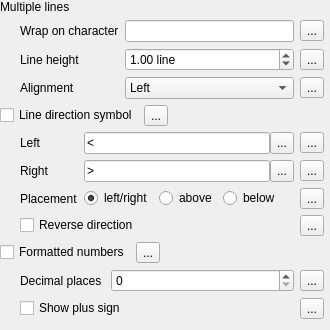
                    <widget class="QWidget" name="scrollAreaWidgetContents_6">
                     <property name="geometry">
                      <rect>
                       <x>0</x>
                       <y>0</y>
                       <width>330</width>
                       <height>311</height>
                      </rect>
                     </property>
                     <layout class="QVBoxLayout" name="verticalLayout_14">
                      <property name="leftMargin">
                       <number>0</number>
                      </property>
                      <property name="topMargin">
                       <number>0</number>
                      </property>
                      <property name="rightMargin">
                       <number>6</number>
                      </property>
                      <item>
                       <layout class="QGridLayout" name="gridLayout_35">
                        <property name="verticalSpacing">
                         <number>6</number>
                        </property>
                        <item row="0" column="0">
                         <widget class="QLabel" name="label_24">
                          <property name="text">
                           <string>Multiple lines</string>
                          </property>
                         </widget>
                        </item>
                        <item row="1" column="0">
                         <widget class="QFrame" name="mMultiLinesFrame">
                          <property name="frameShape">
                           <enum>QFrame::NoFrame</enum>
                          </property>
                          <property name="frameShadow">
                           <enum>QFrame::Raised</enum>
                          </property>
                          <layout class="QGridLayout" name="gridLayout_28">
                           <property name="leftMargin">
                            <number>20</number>
                           </property>
                           <property name="topMargin">
                            <number>0</number>
                           </property>
                           <property name="rightMargin">
                            <number>0</number>
                           </property>
                           <property name="bottomMargin">
                            <number>0</number>
                           </property>
                           <item row="0" column="2">
                            <widget class="QgsDataDefinedButton" name="mWrapCharDDBtn">
                             <property name="text">
                              <string>...</string>
                             </property>
                            </widget>
                           </item>
                           <item row="0" column="1">
                            <widget class="QLineEdit" name="wrapCharacterEdit">
                             <property name="minimumSize">
                              <size>
                               <width>0</width>
                               <height>0</height>
                              </size>
                             </property>
                            </widget>
                           </item>
                           <item row="1" column="2">
                            <widget class="QgsDataDefinedButton" name="mFontLineHeightDDBtn">
                             <property name="text">
                              <string>...</string>
                             </property>
                            </widget>
                           </item>
                           <item row="0" column="0">
                            <widget class="QLabel" name="label_2">
                             <property name="sizePolicy">
                              <sizepolicy hsizetype="Maximum" vsizetype="Preferred">
                               <horstretch>0</horstretch>
                               <verstretch>0</verstretch>
                              </sizepolicy>
                             </property>
                             <property name="text">
                              <string>Wrap on character</string>
                             </property>
                            </widget>
                           </item>
                           <item row="1" column="0">
                            <widget class="QLabel" name="mFontLineHeightLabel">
                             <property name="sizePolicy">
                              <sizepolicy hsizetype="Maximum" vsizetype="Preferred">
                               <horstretch>0</horstretch>
                               <verstretch>0</verstretch>
                              </sizepolicy>
                             </property>
                             <property name="text">
                              <string>Line height</string>
                             </property>
                            </widget>
                           </item>
                           <item row="1" column="1">
                            <widget class="QgsDoubleSpinBox" name="mFontLineHeightSpinBox">
                             <property name="enabled">
                              <bool>true</bool>
                             </property>
                             <property name="minimumSize">
                              <size>
                               <width>0</width>
                               <height>0</height>
                              </size>
                             </property>
                             <property name="toolTip">
                              <string>Line height spacing for multi-line text</string>
                             </property>
                             <property name="suffix">
                              <string> line</string>
                             </property>
                             <property name="minimum">
                              <double>0.000000000000000</double>
                             </property>
                             <property name="maximum">
                              <double>10.000000000000000</double>
                             </property>
                             <property name="singleStep">
                              <double>0.100000000000000</double>
                             </property>
                             <property name="value">
                              <double>1.000000000000000</double>
                             </property>
                            </widget>
                           </item>
                           <item row="2" column="0">
                            <widget class="QLabel" name="mFontMultiLineLabel">
                             <property name="sizePolicy">
                              <sizepolicy hsizetype="Maximum" vsizetype="Preferred">
                               <horstretch>0</horstretch>
                               <verstretch>0</verstretch>
                              </sizepolicy>
                             </property>
                             <property name="text">
                              <string>Alignment</string>
                             </property>
                            </widget>
                           </item>
                           <item row="2" column="1">
                            <widget class="QComboBox" name="mFontMultiLineAlignComboBox">
                             <property name="enabled">
                              <bool>true</bool>
                             </property>
                             <property name="toolTip">
                              <string>Paragraph style alignment of multi-line text</string>
                             </property>
                             <property name="layoutDirection">
                              <enum>Qt::LeftToRight</enum>
                             </property>
                             <item>
                              <property name="text">
                               <string>Left</string>
                              </property>
                             </item>
                             <item>
                              <property name="text">
                               <string>Center</string>
                              </property>
                             </item>
                             <item>
                              <property name="text">
                               <string>Right</string>
                              </property>
                             </item>
                            </widget>
                           </item>
                           <item row="2" column="2">
                            <widget class="QgsDataDefinedButton" name="mFontMultiLineAlignDDBtn">
                             <property name="text">
                              <string>...</string>
                             </property>
                            </widget>
                           </item>
                          </layout>
                         </widget>
                        </item>
                       </layout>
                      </item>
                      <item>
                       <widget class="QFrame" name="mDirectSymbolsFrame">
                        <layout class="QGridLayout" name="gridLayout_33">
                         <property name="leftMargin">
                          <number>0</number>
                         </property>
                         <property name="topMargin">
                          <number>0</number>
                         </property>
                         <property name="rightMargin">
                          <number>0</number>
                         </property>
                         <property name="bottomMargin">
                          <number>0</number>
                         </property>
                         <property name="verticalSpacing">
                          <number>6</number>
                         </property>
                         <item row="0" column="2">
                          <spacer name="horizontalSpacer_9">
                           <property name="orientation">
                            <enum>Qt::Horizontal</enum>
                           </property>
                           <property name="sizeHint" stdset="0">
                            <size>
                             <width>0</width>
                             <height>20</height>
                            </size>
                           </property>
                          </spacer>
                         </item>
                         <item row="0" column="1">
                          <widget class="QgsDataDefinedButton" name="mDirectSymbDDBtn">
                           <property name="text">
                            <string>...</string>
                           </property>
                          </widget>
                         </item>
                         <item row="0" column="0">
                          <widget class="QCheckBox" name="mDirectSymbChkBx">
                           <property name="sizePolicy">
                            <sizepolicy hsizetype="Maximum" vsizetype="Fixed">
                             <horstretch>0</horstretch>
                             <verstretch>0</verstretch>
                            </sizepolicy>
                           </property>
                           <property name="text">
                            <string>Line direction symbol</string>
                           </property>
                          </widget>
                         </item>
                         <item row="1" column="0" colspan="3">
                          <widget class="QFrame" name="mDirectSymbFrame">
                           <property name="frameShape">
                            <enum>QFrame::NoFrame</enum>
                           </property>
                           <property name="frameShadow">
                            <enum>QFrame::Raised</enum>
                           </property>
                           <layout class="QGridLayout" name="gridLayout_30">
                            <property name="leftMargin">
                             <number>20</number>
                            </property>
                            <property name="topMargin">
                             <number>0</number>
                            </property>
                            <property name="rightMargin">
                             <number>0</number>
                            </property>
                            <property name="bottomMargin">
                             <number>0</number>
                            </property>
                            <item row="1" column="1">
                             <widget class="QFrame" name="mDirectSymbRightFrame">
                              <layout class="QHBoxLayout" name="horizontalLayout_6">
                               <property name="spacing">
                                <number>0</number>
                               </property>
                               <property name="leftMargin">
                                <number>0</number>
                               </property>
                               <property name="topMargin">
                                <number>0</number>
                               </property>
                               <property name="rightMargin">
                                <number>0</number>
                               </property>
                               <property name="bottomMargin">
                                <number>0</number>
                               </property>
                               <item>
                                <widget class="QLineEdit" name="mDirectSymbRightLineEdit">
                                 <property name="sizePolicy">
                                  <sizepolicy hsizetype="Preferred" vsizetype="Fixed">
                                   <horstretch>0</horstretch>
                                   <verstretch>0</verstretch>
                                  </sizepolicy>
                                 </property>
                                 <property name="text">
                                  <string>&gt;</string>
                                 </property>
                                 <property name="alignment">
                                  <set>Qt::AlignLeading|Qt::AlignLeft|Qt::AlignVCenter</set>
                                 </property>
                                </widget>
                               </item>
                               <item>
                                <widget class="QToolButton" name="mDirectSymbRightToolBtn">
                                 <property name="maximumSize">
                                  <size>
                                   <width>16777215</width>
                                   <height>22</height>
                                  </size>
                                 </property>
                                 <property name="text">
                                  <string>...</string>
                                 </property>
                                </widget>
                               </item>
                              </layout>
                             </widget>
                            </item>
                            <item row="2" column="2">
                             <widget class="QgsDataDefinedButton" name="mDirectSymbPlacementDDBtn">
                              <property name="text">
                               <string>...</string>
                              </property>
                             </widget>
                            </item>
                            <item row="0" column="2">
                             <widget class="QgsDataDefinedButton" name="mDirectSymbLeftDDBtn">
                              <property name="text">
                               <string>...</string>
                              </property>
                             </widget>
                            </item>
                            <item row="0" column="0">
                             <widget class="QLabel" name="mDirectSymbLeftLabel">
                              <property name="sizePolicy">
                               <sizepolicy hsizetype="Maximum" vsizetype="Preferred">
                                <horstretch>0</horstretch>
                                <verstretch>0</verstretch>
                               </sizepolicy>
                              </property>
                              <property name="text">
                               <string>Left</string>
                              </property>
                             </widget>
                            </item>
                            <item row="1" column="0">
                             <widget class="QLabel" name="mDirectSymbRightLabel">
                              <property name="text">
                               <string>Right</string>
                              </property>
                             </widget>
                            </item>
                            <item row="2" column="0">
                             <widget class="QLabel" name="mDirectSymbPlacementLabel">
                              <property name="sizePolicy">
                               <sizepolicy hsizetype="Maximum" vsizetype="Preferred">
                                <horstretch>0</horstretch>
                                <verstretch>0</verstretch>
                               </sizepolicy>
                              </property>
                              <property name="text">
                               <string>Placement</string>
                              </property>
                             </widget>
                            </item>
                            <item row="3" column="0" colspan="2">
                             <widget class="QCheckBox" name="mDirectSymbRevChkBx">
                              <property name="text">
                               <string>Reverse direction</string>
                              </property>
                             </widget>
                            </item>
                            <item row="1" column="2">
                             <widget class="QgsDataDefinedButton" name="mDirectSymbRightDDBtn">
                              <property name="text">
                               <string>...</string>
                              </property>
                             </widget>
                            </item>
                            <item row="0" column="1">
                             <widget class="QFrame" name="mDirectSymbLeftFrame">
                              <layout class="QHBoxLayout" name="horizontalLayout_21">
                               <property name="spacing">
                                <number>0</number>
                               </property>
                               <property name="leftMargin">
                                <number>0</number>
                               </property>
                               <property name="topMargin">
                                <number>0</number>
                               </property>
                               <property name="rightMargin">
                                <number>0</number>
                               </property>
                               <property name="bottomMargin">
                                <number>0</number>
                               </property>
                               <item>
                                <widget class="QLineEdit" name="mDirectSymbLeftLineEdit">
                                 <property name="sizePolicy">
                                  <sizepolicy hsizetype="Preferred" vsizetype="Fixed">
                                   <horstretch>0</horstretch>
                                   <verstretch>0</verstretch>
                                  </sizepolicy>
                                 </property>
                                 <property name="text">
                                  <string>&lt;</string>
                                 </property>
                                 <property name="alignment">
                                  <set>Qt::AlignLeading|Qt::AlignLeft|Qt::AlignVCenter</set>
                                 </property>
                                </widget>
                               </item>
                               <item>
                                <widget class="QToolButton" name="mDirectSymbLeftToolBtn">
                                 <property name="maximumSize">
                                  <size>
                                   <width>16777215</width>
                                   <height>22</height>
                                  </size>
                                 </property>
                                 <property name="text">
                                  <string>...</string>
                                 </property>
                                </widget>
                               </item>
                              </layout>
                             </widget>
                            </item>
                            <item row="3" column="2">
                             <widget class="QgsDataDefinedButton" name="mDirectSymbRevDDBtn">
                              <property name="text">
                               <string>...</string>
                              </property>
                             </widget>
                            </item>
                            <item row="2" column="1">
                             <widget class="QFrame" name="mDirectSymbPlacementFrame">
                              <layout class="QHBoxLayout" name="horizontalLayout_17">
                               <property name="leftMargin">
                                <number>0</number>
                               </property>
                               <property name="topMargin">
                                <number>0</number>
                               </property>
                               <property name="rightMargin">
                                <number>0</number>
                               </property>
                               <property name="bottomMargin">
                                <number>0</number>
                               </property>
                               <item>
                                <widget class="QRadioButton" name="mDirectSymbRadioBtnLR">
                                 <property name="sizePolicy">
                                  <sizepolicy hsizetype="Maximum" vsizetype="Fixed">
                                   <horstretch>0</horstretch>
                                   <verstretch>0</verstretch>
                                  </sizepolicy>
                                 </property>
                                 <property name="text">
                                  <string>left/right</string>
                                 </property>
                                 <property name="checked">
                                  <bool>true</bool>
                                 </property>
                                </widget>
                               </item>
                               <item>
                                <widget class="QRadioButton" name="mDirectSymbRadioBtnAbove">
                                 <property name="sizePolicy">
                                  <sizepolicy hsizetype="Maximum" vsizetype="Fixed">
                                   <horstretch>0</horstretch>
                                   <verstretch>0</verstretch>
                                  </sizepolicy>
                                 </property>
                                 <property name="text">
                                  <string>above</string>
                                 </property>
                                </widget>
                               </item>
                               <item>
                                <widget class="QRadioButton" name="mDirectSymbRadioBtnBelow">
                                 <property name="text">
                                  <string>below</string>
                                 </property>
                                </widget>
                               </item>
                              </layout>
                             </widget>
                            </item>
                           </layout>
                          </widget>
                         </item>
                        </layout>
                       </widget>
                      </item>
                      <item>
                       <layout class="QGridLayout" name="gridLayout_34">
                        <property name="verticalSpacing">
                         <number>6</number>
                        </property>
                        <item row="0" column="2">
                         <spacer name="horizontalSpacer_8">
                          <property name="orientation">
                           <enum>Qt::Horizontal</enum>
                          </property>
                          <property name="sizeHint" stdset="0">
                           <size>
                            <width>0</width>
                            <height>20</height>
                           </size>
                          </property>
                         </spacer>
                        </item>
                        <item row="0" column="0">
                         <widget class="QCheckBox" name="mFormatNumChkBx">
                          <property name="sizePolicy">
                           <sizepolicy hsizetype="Maximum" vsizetype="Fixed">
                            <horstretch>0</horstretch>
                            <verstretch>0</verstretch>
                           </sizepolicy>
                          </property>
                          <property name="text">
                           <string>Formatted numbers</string>
                          </property>
                         </widget>
                        </item>
                        <item row="0" column="1">
                         <widget class="QgsDataDefinedButton" name="mFormatNumDDBtn">
                          <property name="text">
                           <string>...</string>
                          </property>
                         </widget>
                        </item>
                        <item row="1" column="0" colspan="3">
                         <widget class="QFrame" name="mFormatNumFrame">
                          <property name="frameShape">
                           <enum>QFrame::NoFrame</enum>
                          </property>
                          <property name="frameShadow">
                           <enum>QFrame::Raised</enum>
                          </property>
                          <layout class="QGridLayout" name="gridLayout_31">
                           <property name="leftMargin">
                            <number>20</number>
                           </property>
                           <property name="topMargin">
                            <number>0</number>
                           </property>
                           <property name="rightMargin">
                            <number>0</number>
                           </property>
                           <property name="bottomMargin">
                            <number>0</number>
                           </property>
                           <item row="0" column="0">
                            <widget class="QLabel" name="mFormatNumDecimalsLabel">
                             <property name="text">
                              <string>Decimal places </string>
                             </property>
                            </widget>
                           </item>
                           <item row="0" column="1">
                            <widget class="QgsSpinBox" name="mFormatNumDecimalsSpnBx">
                             <property name="sizePolicy">
                              <sizepolicy hsizetype="MinimumExpanding" vsizetype="Fixed">
                               <horstretch>0</horstretch>
                               <verstretch>0</verstretch>
                              </sizepolicy>
                             </property>
                             <property name="maximum">
                              <number>20</number>
                             </property>
                            </widget>
                           </item>
                           <item row="0" column="2">
                            <widget class="QgsDataDefinedButton" name="mFormatNumDecimalsDDBtn">
                             <property name="text">
                              <string>...</string>
                             </property>
                            </widget>
                           </item>
                           <item row="1" column="0" colspan="2">
                            <widget class="QCheckBox" name="mFormatNumPlusSignChkBx">
                             <property name="layoutDirection">
                              <enum>Qt::LeftToRight</enum>
                             </property>
                             <property name="text">
                              <string>Show plus sign</string>
                             </property>
                            </widget>
                           </item>
                           <item row="1" column="2">
                            <widget class="QgsDataDefinedButton" name="mFormatNumPlusSignDDBtn">
                             <property name="text">
                              <string>...</string>
                             </property>
                            </widget>
                           </item>
                          </layout>
                         </widget>
                        </item>
                       </layout>
                      </item>
                      <item>
                       <spacer name="verticalSpacer_6">
                        <property name="orientation">
                         <enum>Qt::Vertical</enum>
                        </property>
                        <property name="sizeHint" stdset="0">
                         <size>
                          <width>20</width>
                          <height>0</height>
                         </size>
                        </property>
                       </spacer>
                      </item>
                     </layout>
                    </widget>
